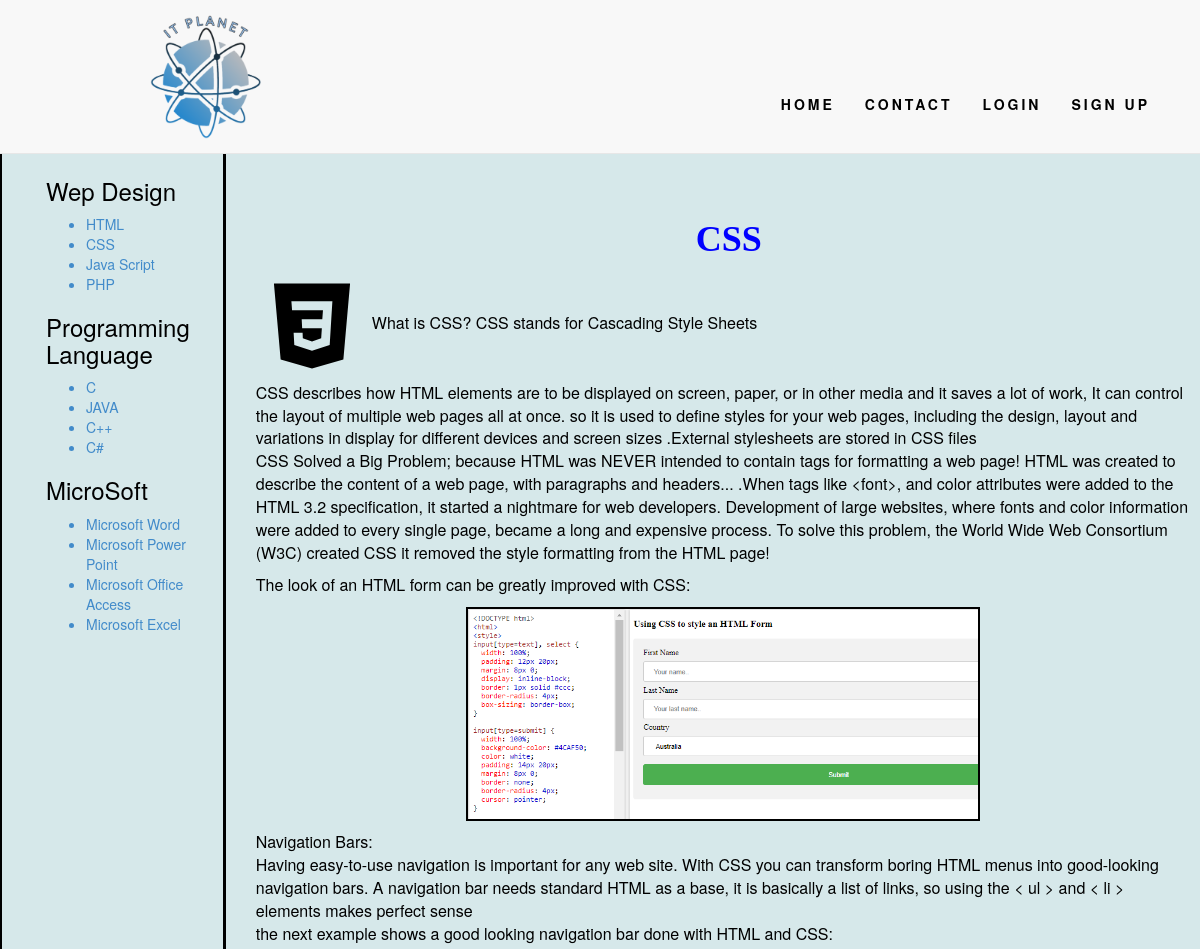
/courses/CSS.php (upper part), run on an earlier commit of the app's database.
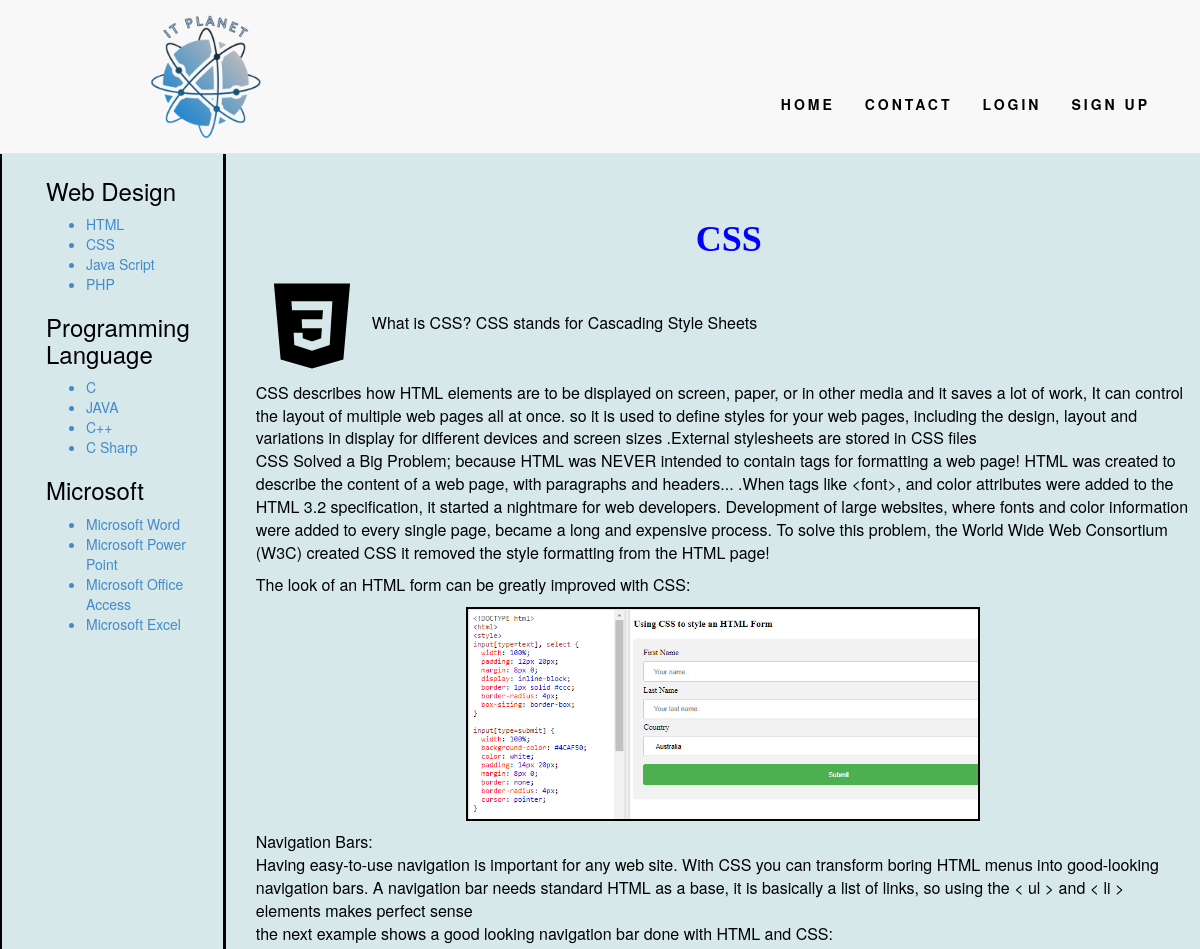
And on a later commit of the database.
### tables this page shows
CREATE TABLE IF NOT EXISTS `cursess` (
  `id_C` int(6) unsigned NOT NULL AUTO_INCREMENT,
  `nameC` varchar(30) NOT NULL,
  PRIMARY KEY (`id_C`)
);

CREATE TABLE IF NOT EXISTS `lecture` (
  `id_L` int(6) unsigned NOT NULL AUTO_INCREMENT,
  `id_C` int(6) NOT NULL,
  `nameL` varchar(30) NOT NULL,
  `logo` varchar(50) NOT NULL,
  `par1` text NOT NULL,
  `par2` text NOT NULL,
  `par3` varchar(100) NOT NULL,
  `img1` varchar(50) NOT NULL,
  `par4` text NOT NULL,
  `img2` varchar(50) NOT NULL,
  `vid1` varchar(50) NOT NULL,
  `vid2` varchar(50) NOT NULL,
  `poster` varchar(30) NOT NULL,
  PRIMARY KEY (`id_L`)
);

### courses/CSS.php (the view, shortened to what this page needs)
<?php
include "nav.php";
include "db.php";
?>
<!DOCTYPE html>
<html lang="en">
<head>
</head>
<body style="background-color:#d6e8ea; color:black">
  <?php
include "admin.php";
?>
<div class="inline-container">
<div id="C">
 <?php
 $sql = "select id_C, nameC FROM Cursess;";
 $result = $conn->query($sql);
 if ($result->num_rows > 0) {
    while($row = $result->fetch_assoc()) {
      ?><div>
                  <h3><?php echo $row['nameC'];?></h3>
		</div>
	    <?php   $sql2 = "select * FROM lecture where id_C = " . $row['id_C'];
	    $lectures = $conn->query($sql2);?>
      <div>
		<ul>
		<?php
                if($lectures) {
                    while($lecture_row = $lectures->fetch_assoc()) {
                     echo  '<a href="'.$lecture_row['nameL'].'.php"> <li > '.$lecture_row['nameL'].'</li></a>';
                    }
                }
                          ?>
		</ul>
	   </div>
<?php
	}
}
?>
</div>
<div class="courses1">
	<div class="courses">
	<?php
			$sqlget="SELECT * FROM lecture WHERE id_L=2;";
			$sqldata = $conn->query($sqlget);
			if ($sqldata->num_rows > 0) {
				while($row = $sqldata->fetch_assoc()) {
		?>
					<h1 class="Ctitle"> <?php echo $row['nameL']; ?></h1>
					<div class="Ccontainer">
						<img class="Clogo" src="../<?php echo $row['logo']; ?> "  alt="logo" height="100" width="150">
						<p class="firstp"> <?php echo $row['par1']; ?> </p>
						<p> <?php echo $row['par2']; ?> </p>
						<p> <?php echo $row['par3']; ?> </p>
						<img class="Cimg"  src="../<?php echo $row['img1']; ?>"   height="200" width="500">
						<p> <?php echo $row['par4']; ?>  </P>
					</div>
	<?php
			}
		}
	?>
</div>
</div>
</div>
<?php
include 'footer.php';
?>
</body>
</html>

### courses/nav.php (shortened to what this page needs)
<!DOCTYPE html>
<html lang="en">
<head>
  <link href="../css/bootstrap.min.css" rel="stylesheet">
  <link href="../css/bootstrap.min.css" rel="stylesheet">
  <link rel="../stylesheet" href="css/font-awesome.min.css">
  <link href="../css/animate.min.css" rel="stylesheet">
  <link href="../css/animate.css" rel="stylesheet" />
  <link href="../css/prettyPhoto.css" rel="stylesheet">
  <link href="../css/style.css" rel="stylesheet">
  <link href="../css/style1.css" rel="stylesheet">
  <link href="courses.css" rel="stylesheet">
</head>
<body>
  <nav class="navbar navbar-default navbar-fixed-top">
        <div class="site-logo">
          <a href="../index.php" class="brand"><img src="../images/logo.png" style="    width: 15%;
    margin-top: -29px;
    margin-bottom: -29px; margin-left: 150px;"></a>
        </div>
		<div id="menu">
		<?php
		if(isset($_SESSION['u_email'])){
			if($_SESSION['u_type'] == 1){
				echo '<ul><li id="admen"><a href="#"><img  class="settings-logo" src="../images/icons8-settings.svg" width="50px" height="50px"></a></li></ul>';
			}
			if($_SESSION['u_type'] == 1 || $_SESSION['u_type'] == 0){
			echo
				'<ul class="nav navbar-nav navbar-right">
					<li><a href="../index.php">Home</a></li>
					<li><a href="#">courses</a>
						<ul>
							<li> <a href="../courses/Web Design.php">Web Design</a></li>
							<li> <a href="../courses/Programming Language.php" >Programming Language</a></li>
							<li> <a href="../courses/Microsoft.php" >Microsoft</a></li>
						</ul>
					</li>
				';
					if($_SESSION['u_type'] == 0){
						echo'<li><a href="../contact.php">contact</a></li>';
					}
					echo'<li>
							<form action="../mylogout.php" method="post" class="logout">
								<button class="logout" type="submit" name="logout" onclick="../mylogout.php">Logout</button>
							</form>
						</li>
				</ul>';
			}
		}
		else
		{
			echo
				'<ul class="nav navbar-nav navbar-right">
					<li><a href="../index.php">Home</a></li>
					<li><a href="../contact.php">contact</a></li>
					<li id="loginLink"><a  href="#">login</a></li>
					<li id="signuplink"><a href="#">sign up</a></li>
				</ul>';
		}
	?>
	</div>
  </nav>
</body>
</html>

### courses/db.php (shortened to what this page needs)
<!DOCTYPE html>
<html>
<head>
</head>
<body>
</body>
</html>

### courses/admin.php (shortened to what this page needs)
<!DOCTYPE html>
<html>
<head>
</head>
<body>
</body>
</html>

### courses/footer.php (shortened to what this page needs)
 <!DOCTYPE html>
<html lang="en">
<head>
  <link href="css/bootstrap.min.css" rel="stylesheet">
  <link href="css/bootstrap.min.css" rel="stylesheet">
  <link rel="stylesheet" href="css/font-awesome.min.css">
  <link href="css/animate.min.css" rel="stylesheet">
  <link href="css/animate.css" rel="stylesheet" />
  <link href="css/prettyPhoto.css" rel="stylesheet">
    <link href="https://stackpath.bootstrapcdn.com/font-awesome/4.7.0/css/font-awesome.min.css" rel="stylesheet">
    <link href="css/style1.css" rel="stylesheet"></head>
</head>
<body>
  </body>
</html>

### css/style.css (style rules this page uses)
body { width: 100%; height: 100%; font-family: 'Ek Mukta', sans-serif; font-weight: 300; color: #666; background-color: #fff; font-size: 16px; line-height: 1.6em; font-weight: 400; }
p { font-size:16px; }
.site-logo { margin-top:40px; margin-bottom:40px; float: left; }
.site-logo a.brand { color: #2487cd; font-size: 30px; font-family: 'Roboto', sans-serif; font-weight: 900; }
.navbar { margin-bottom: 0; }
.nav.navbar-nav { padding: 79px 50px 0px 0px; }
.navbar-fixed-top ul.nav li a, .logout { font-size: 14px; letter-spacing: 3px; color: #000; text-transform: uppercase; font-weight: 700; }
.navbar-fixed-top .nav li a { -webkit-transition: background .3s ease-in-out; -moz-transition: background .3s ease-in-out; transition: background .3s ease-in-out; }
nav ul { float:right; }
nav ul li { list-style:none; float: right; float:right; position:relative; }

### css/style1.css (style rules this page uses)
ul li a:before { contact:''; poition:absolute; }

### courses/courses.css (style rules this page uses)
.inline-container > div { display:inline-block; margin-top:110px; }
.inline-container { display:flex; }
#C { margin-right:0; margin: 143px 20px -1px -1px; border: solid; padding: 12px 33px 10px 44px; }
.courses { margin-top:110px; margin-right:10px; }
.firstp { display:inline; }
.Ccontainer { margin-left:10px; }
.Ctitle { margin-left:450px; font-weight:bold; color:blue; font-family : helvertica; margin-top:60px; }
.Clogo { margin-left:0; width:12%; height:12%; }
.Cimg { margin-top: 10px ; margin-bottom:10px; margin-left: auto; margin-right:auto; display:block; border:2px solid black; width:55%; height: 55%; }

What changed in the data, as far as the page shows it:
changed cursess: nameC "Wep Design" → "Web Design"
changed lecture: nameL "C#" → "C Sharp"
changed cursess: nameC "MicroSoft" → "Microsoft"
